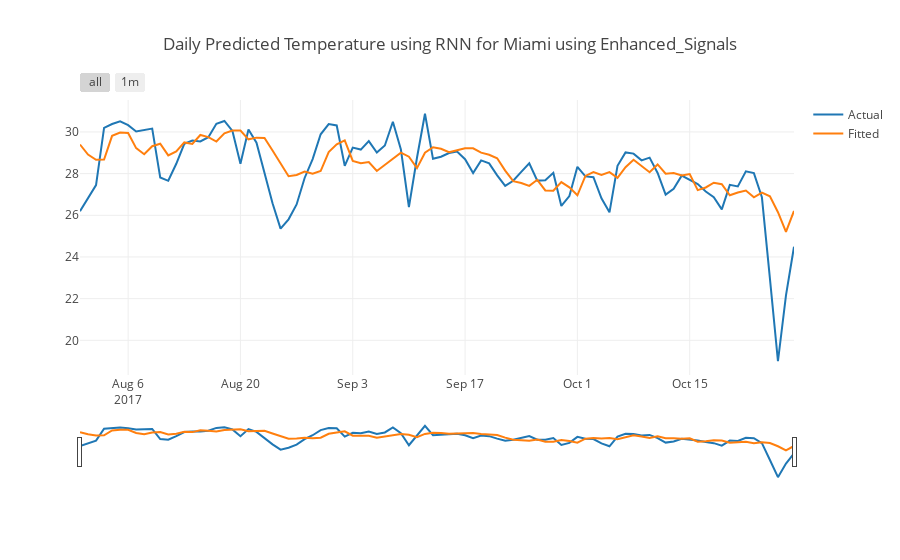

This figure's notebook cell:
### Code cell
city = city.replace('_',' ')
# Plotting the daily predicted temperature vs Actual Temperature - RNN
fig = charter_helper_fitted(f"Daily Predicted Temperature using RNN for {city} using {analysis_type}", predictions)
iplot(fig)

py.image.save_as(fig, f'{EXPERIMENT_DIR}/Daily_actual_vs_predict.png')
